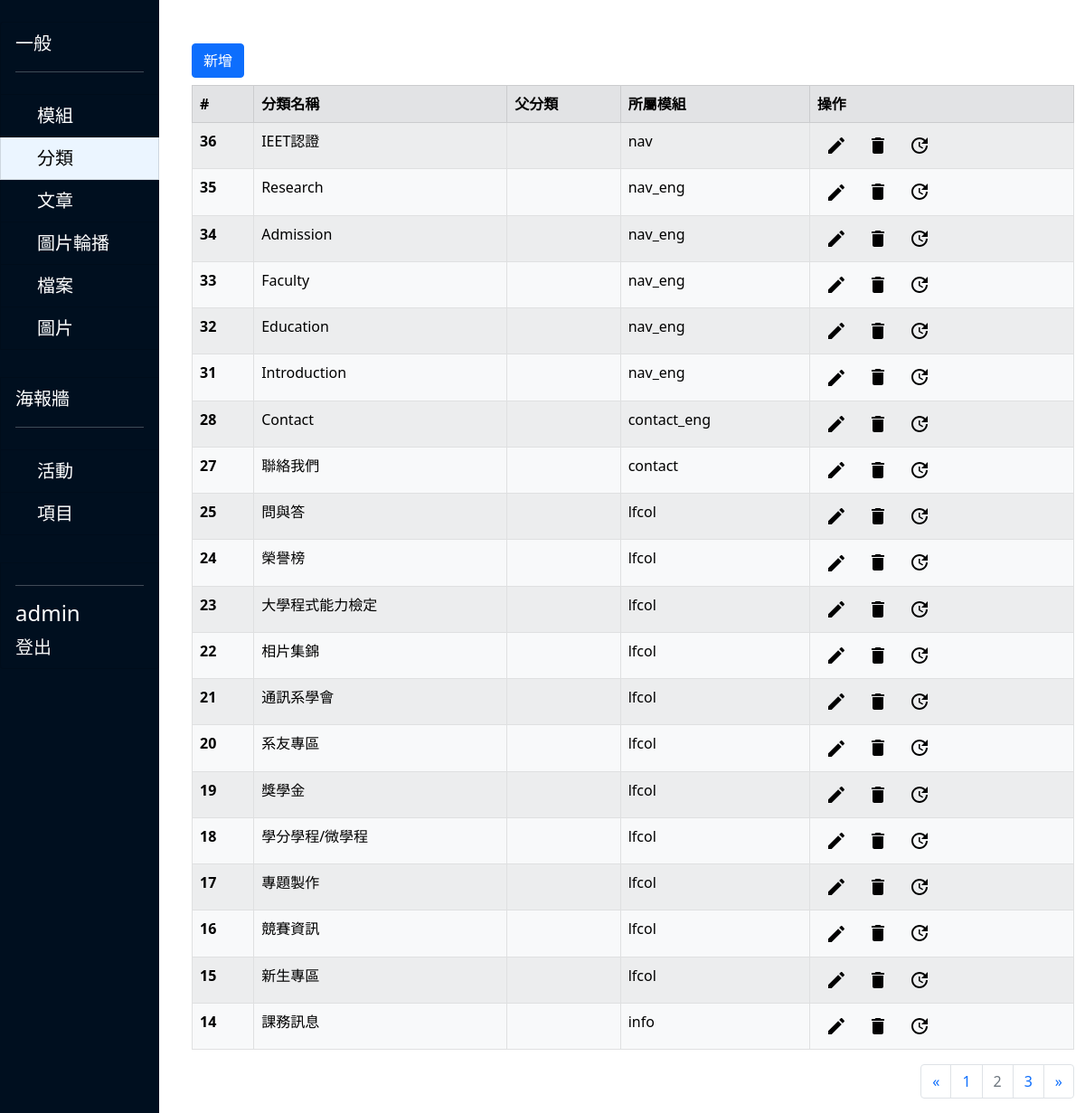
Page /editor/index.php?usage=class&page=2 (signed in) on the committed database.
### tables this page shows
CREATE TABLE IF NOT EXISTS `class` (
  `id` smallint NOT NULL AUTO_INCREMENT,
  `title` varchar(50) DEFAULT NULL,
  `parent` smallint DEFAULT NULL,
  `mods` varchar(50) DEFAULT NULL,
  PRIMARY KEY (`id`)
);

### editor/utils.php (called while the page is built, shortened)
<?php
function sql_query($link, $sql){
    $result = mysqli_query($link, $sql);
    return $result;
}
function sql_fetch($result){
    if($result){
        $row = mysqli_fetch_array($result);
    }else{
        $row = false;
    }
    return $row;
}
function ids2Mods($data, $link)
{
    $ids = explode(",", $data);
    $res = '';
    foreach ($ids as $id) {
        $sql = "SELECT * FROM mods WHERE id=$id;";
        $result = sql_query($link, $sql);
        $row = sql_fetch($result);
        $res .= $row['name'] . ',';
    }
    $res = substr($res, 0, strlen($res) - 1);
    return $res;
}
?>

### editor/class/index.php (the view, shortened to what this page needs)
<?php
$link = sql_connect();
$table_name = "class";
$page = 1;
$num_per_page = 20;
if (isset($_GET['page'])) {
    $page = $_GET['page'];
}
$data_start = ($page - 1) * $num_per_page;
$sql = "SELECT COUNT(*) as total FROM $table_name;";
$result = sql_query($link, $sql);
$row = sql_fetch($result);
$total = ceil($row[0] / $num_per_page);
$sql = "SELECT * FROM $table_name ORDER BY id desc LIMIT $data_start, $num_per_page;";
$result = sql_query($link, $sql);
?>
<div class="row mt-5">
    <div class="col-2"><button class="btn btn-primary" data-bs-toggle="modal" data-bs-target="#add">新增</button></div>
</div>
<div class="row mt-2">
    <div class="col table-responsive">
        <table class="table table-light table-striped table-hover table-bordered">
            <thead>
                <tr class="table-secondary tab-title" id="title">
                    <th scope="col">#</th>
                    <th scope="col">分類名稱</th>
                    <th scope="col">父分類</th>
                    <th scope="col">所屬模組</th>
                    <th scope="col">操作</th>
                </tr>
            </thead>
            <tbody id="dataTable">
                <?php
                while ($row = sql_fetch($result)) { ?>
                    <tr id="<?php echo $row["id"]; ?>" class="dataRow">
                        <th scope="row" name="id"><?php echo $row["id"]; ?></th>
                        <td name="title"><?php echo $row["title"]; ?></td>
                        <td name="parent" for="<?php echo $row["parent"]; ?>"><?php echo id2Class($row["parent"], $link); ?></td>
                        <td name="mods" for="<?php echo $row["mods"]; ?>"><?php echo ids2Mods($row["mods"], $link); ?></td>
                        <td name="operations">
                            <button class="btn btn-sm" name="edit" data-bs-toggle="modal" data-bs-target="#edit" for="<?php echo $row["id"]; ?>"><img src="./images/edit_black_24dp.svg"></button>
                            <input class="btn btn-sm" type="image" name="delete" value="<?php echo $row[0]; ?>" src="./images/delete_black_24dp.svg" />
                            <input class="btn btn-sm" type="image" name="refresh" value="<?php echo $row[0]; ?>" src="./images/update_black_24dp.svg" />
                        </td>
                    </tr>
                <?php }
                ?>
            </tbody>
        </table>
    </div>
</div>
<div class="row">
    <div class="col">
        <nav aria-label="Page navigation">
            <ul class="pagination justify-content-end">
                <li class="page-item">
                    <a class="page-link" href="./index.php?usage=class&page=<?php echo ($page - 1 < 1) ?  $page :  $page - 1; ?>" id="previous">
                        <span aria-hidden="true">&laquo;</span>
                    </a>
                </li>
                <?php
                $start = $page - 2;
                $stop = $page + 2;
                if ($page < 3) {
                    $start = 1;
                    $stop = $start + 4;
                } else if ($total - $page < 2) {
                    $start = $total - 4;
                    $stop = $total;
                }
                if ($total < 5) {
                    $start = 1;
                    $stop = $total;
                }
                for ($i = $start; $i <= $stop; $i++) {
                    if ($page == $i) {
                        echo "<li class='page-item disabled'><a class='page-link' href='./index.php?usage=class&page=$i'>$i</a></li>";
                    } else {
                        echo "<li class='page-item'><a class='page-link' href='./index.php?usage=class&page=$i'>$i</a></li>";
                    }
                }
                ?>
                <li class="page-item">
                    <a class="page-link" href="./index.php?usage=class&page=<?php echo ($page + 1 > $total) ?  $page :  $page + 1; ?>" id="next">
                        <span aria-hidden="true">&raquo;</span>
                    </a>
                </li>
            </ul>
        </nav>
    </div>
</div>

### editor/index.php (style rules this page uses)
body { background-color: rgba(255, 255, 255, 1); }

### rows in the picture
class: id "36", title "IEET認證", mods "nav"
class: id "35", title "Research", mods "nav_eng"
class: id "34", title "Admission", mods "nav_eng"
class: id "33", title "Faculty", mods "nav_eng"
class: id "32", title "Education", mods "nav_eng"
class: id "31", title "Introduction", mods "nav_eng"
class: id "28", title "Contact", mods "contact_eng"
class: id "27", title "聯絡我們", mods "contact"
class: id "25", title "問與答", mods "lfcol"
class: id "24", title "榮譽榜", mods "lfcol"
class: id "23", title "大學程式能力檢定", mods "lfcol"
class: id "22", title "相片集錦", mods "lfcol"
class: id "21", title "通訊系學會", mods "lfcol"
class: id "20", title "系友專區", mods "lfcol"
class: id "19", title "獎學金", mods "lfcol"
class: id "18", title "學分學程/微學程", mods "lfcol"
class: id "17", title "專題製作", mods "lfcol"
class: id "16", title "競賽資訊", mods "lfcol"
class: id "15", title "新生專區", mods "lfcol"
class: id "14", title "課務訊息", mods "info"

### other values in the picture
$_SESSION["user"] "admin"
